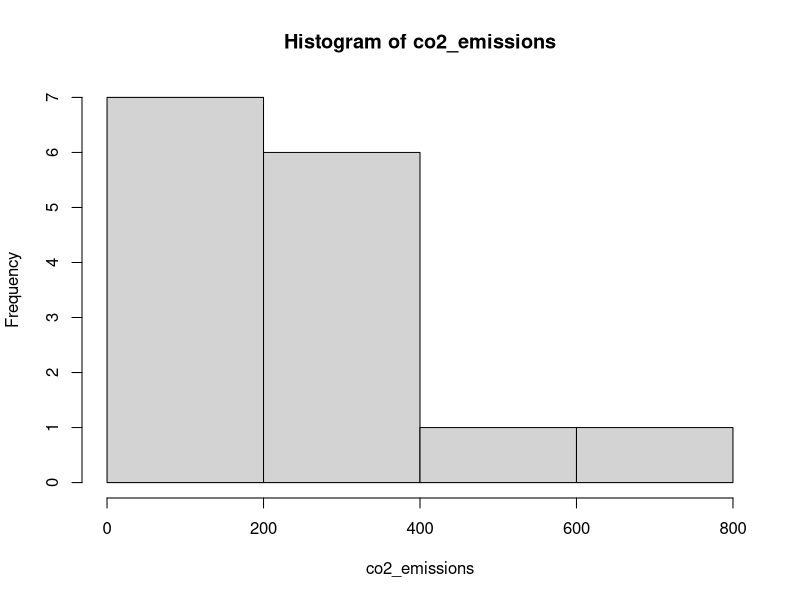
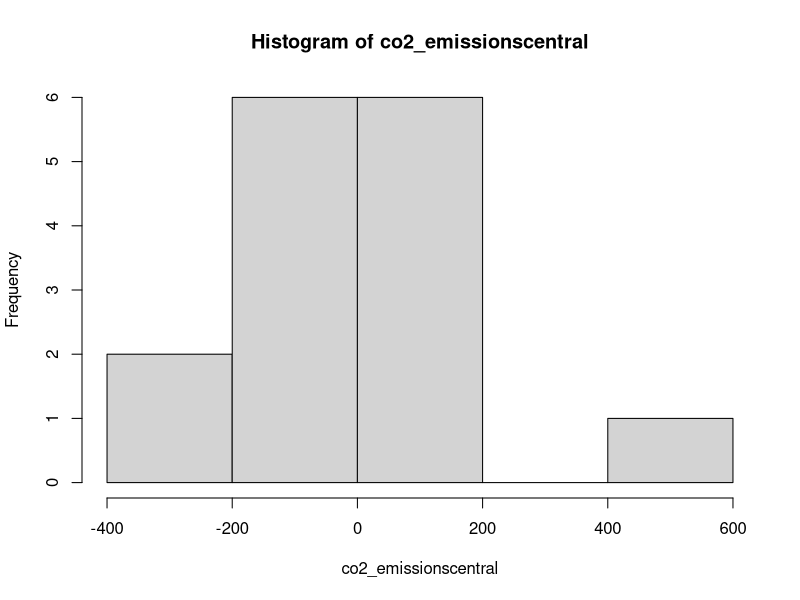

These figures' R source, in order:
#vetor emissões de co2 a partir de combustíveis fósseis
co2_emissions <- c(93.92, 104.83, 325.33, 781.58, 326.05, 181.91, 313.77, 51.78,  74.80, 260.95, 38.27, 358.13, 35.7, 402.55, 233.47)

#centralização
co2_emissionscentral <- co2_emissions - mean(co2_emissions)
hist(co2_emissions)
hist(co2_emissionscentral)

